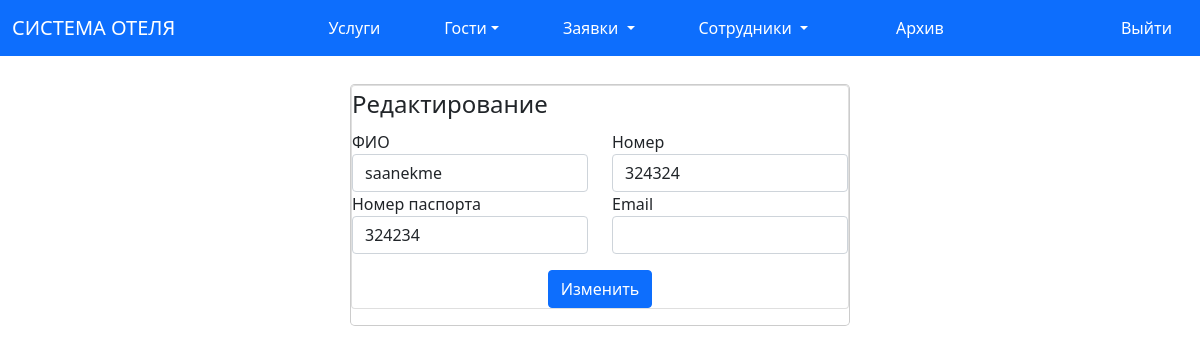
Screenshot of /redact_guest.php?id=6 (signed in) with the database file from the repository.
### tables this page shows
CREATE TABLE `guest` (
  `id_guest` int(11) NOT NULL,
  `full_name` varchar(1000) NOT NULL,
  `pass_num` varchar(1000) NOT NULL,
  `number` varchar(1000) NOT NULL,
  `place` varchar(1000) NOT NULL,
  `email` varchar(1000) NOT NULL,
  `nomer` int(11) NOT NULL,
  `date_in` date NOT NULL,
  `date_out` date DEFAULT NULL,
  `money` int(11) NOT NULL
);

### redact_guest.php (the view, shortened to what this page needs)
<?php session_start();
require_once 'connect/connect.php';
?>
<link href="https://cdn.jsdelivr.net/npm/bootstrap@5.0.0-beta2/dist/css/bootstrap.min.css" rel="stylesheet">
<nav class="navbar navbar-expand-lg navbar-light bg-primary  ">
  <div class="container-fluid ">
    <a class="navbar-brand text-white" href="#">СИСТЕМА ОТЕЛЯ</a>
    <ul class="navbar-nav mx-4 ">
      <li class="nav-item mx-4 ">
        <a class="nav-link  text-white" href="uslugi.php" tabindex="-1" aria-disabled="true">Услуги</a>
      </li>
      <li class="nav-item dropdown mx-4 ">
        <a class="nav-link dropdown-toggle text-white" href="guest.php" id="navbarScrollingDropdown" role="button" data-bs-toggle="dropdown" aria-expanded="false">
        Гости</a>
      </li>
      <li class="nav-item dropdown mx-4 ">
        <a class="nav-link dropdown-toggle text-white" href="staff_page.php" id="navbarScrollingDropdown" role="button" data-bs-toggle="dropdown" aria-expanded="false">
          Заявки
        </a>
      </li>
      <li class="nav-item dropdown mx-4 ">
        <a class="nav-link dropdown-toggle text-white" href="allstaff.php" id="navbarScrollingDropdown" role="button" data-bs-toggle="dropdown" aria-expanded="false">
          Сотрудники
        </a>
      </li>
      <li class="nav-item mx-5 ">
        <a class="nav-link  text-white" href="archiv.php" tabindex="-1" aria-disabled="true" > Архив </a>
      </li></ul>
      <a class=" mr-auto nav-link  text-white " href="signin/logout.php"  >Выйти</a>
    </div>
</nav>
<div class="modal-dialog">
  <div class="modal-content">
    <div class="p-x-1 p-y-3">
      <form class="card card-block m-x-auto bg-faded form-width "action="guest/update.php" method="post" enctype="multipart/form-data">
        <legend class="m-b-1 text-xs-center">Редактирование</legend>
        <?php
        $id = $_GET['id'];
        $staff = mysqli_query($connect, "SELECT * FROM `guest` WHERE `id_guest` = '$id' ");
        $staff = mysqli_fetch_all($staff);
        foreach ($staff as $st) {
        ?>
        <div class="row"><div class="col">
          <label for="first">ФИО</label>
          <input class="form-control" id="first" type="text" placeholder="Имя" name="full_name" value="<?= $st[1] ?>"/>
        </div>
        <div class="col">
          <label for="email">Номер</label>
          <input class="form-control" id="email" type="phone" placeholder="" name="phone" value="<?= $st[3] ?>" />
        </div></div>
        <div class="row"><div class="col">
          <label for="password">Номер паспорта</label>
          <input class="form-control" id="password" type="text" placeholder="" name="pass_num" value="<?= $st[2] ?>" />
        </div>
        <div class="col">
        <label for="password">Email</label>
        <input class="form-control" id="password" type="text" placeholder=""  name="email"/>
      </div>
    </div>
      <?php
      }
      ?>
          <div class="text-xs-center mt-3 mx-auto">
            <input class="btn btn-block btn-primary" type="submit" value="Изменить">
          </div>
        </form>
      </body>
    </html>

### rows the page displays
guest: full_name "saanekme", phone "324324", pass_num "324234"
